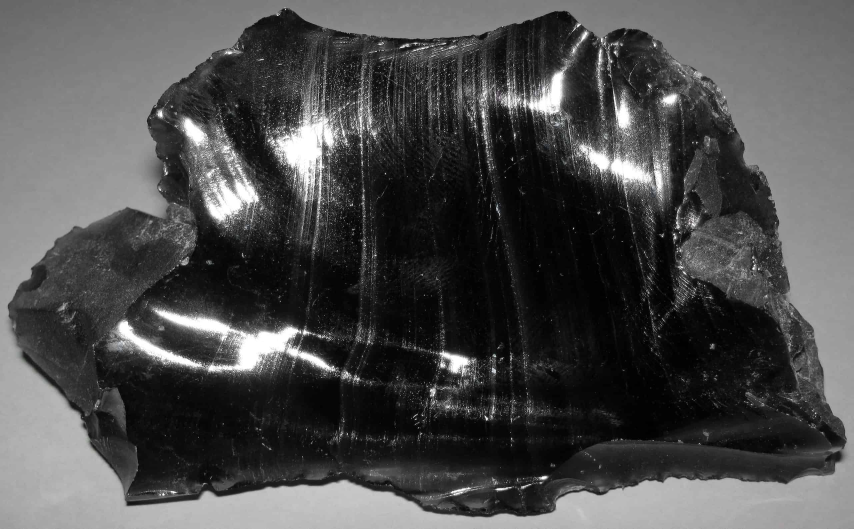
#> input picture img5.jpg, 2560 x 1585 px, found by its file name (shown at 1/3 size)
$ python resize_utils.py
#> lines starting #> are read from the running program, lines starting #| are printed output that depends on the picture
from PIL import Image
import sys

def resize_image(input_path, output_path, max_width=1024):
#> called with input_path = 'img5.jpg', output_path = 'img5_resized.jpg', max_width = 1024
    try:
        img = Image.open(input_path)
#> img is the input picture: PIL image 2560x1585 RGB; mean R, G, B 76.7, 76.8, 76.8
        w, h = img.size
#> w = 2560; h = 1585
        if w > max_width:
            ratio = max_width / float(w)
#> ratio = 0.4
            new_h = int(h * ratio)
#> new_h = 634
            img = img.resize((max_width, new_h), Image.LANCZOS)
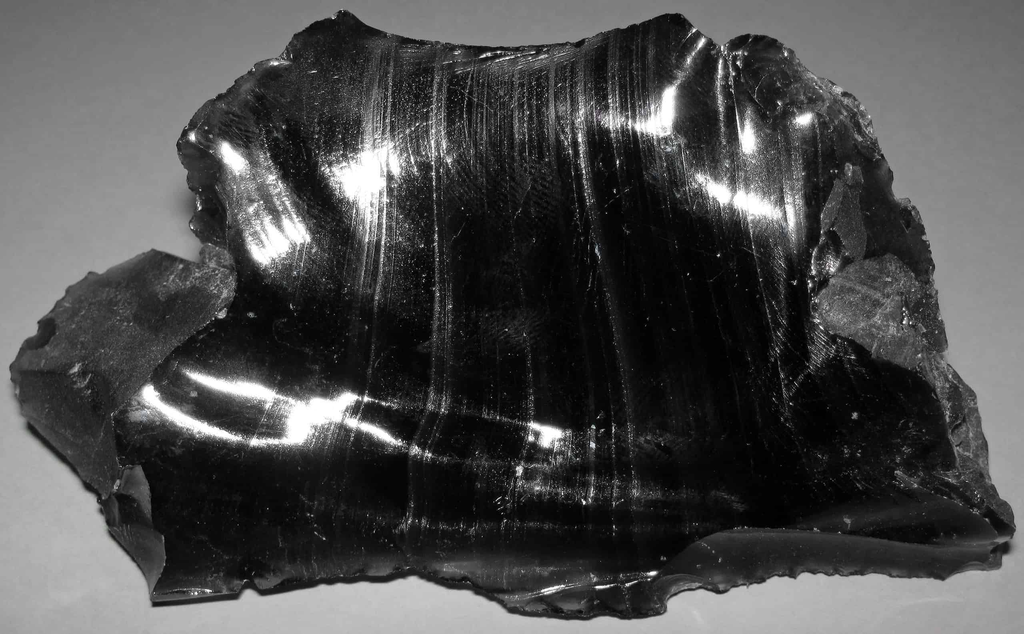
#> img: PIL image 1024x634 RGB; mean R, G, B 76.7, 76.7, 76.8
            print(f"Resized {input_path} from {w}x{h} to {max_width}x{new_h}")
#| Resized img5.jpg from 2560x1585 to 1024x634
        else:
            print(f"Image {input_path} already small enough ({w}x{h})")

        img.save(output_path)
        print(f"Saved to {output_path}")

    except Exception as e:
        print(f"Error resizing: {e}")

if __name__ == "__main__":
    if len(sys.argv) > 2:
        resize_image(sys.argv[1], sys.argv[2])
    else:
        resize_image("img5.jpg", "img5_resized.jpg")
